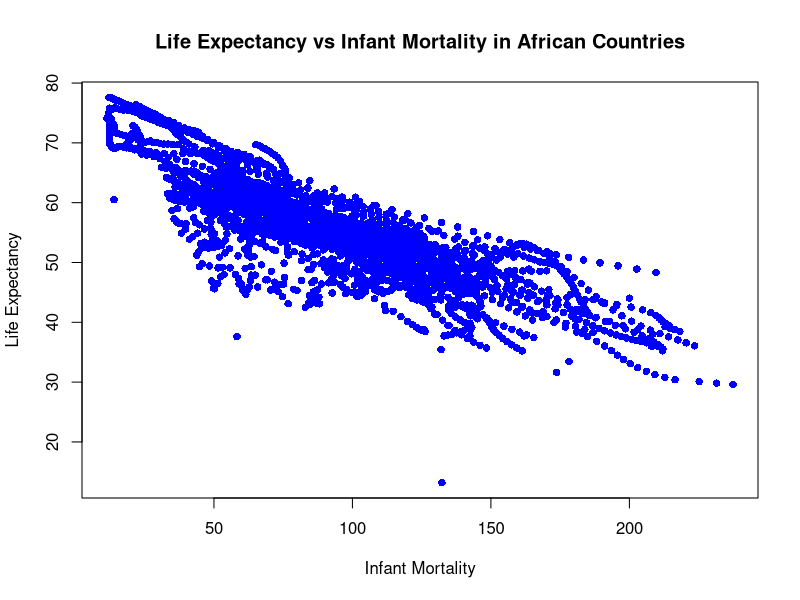
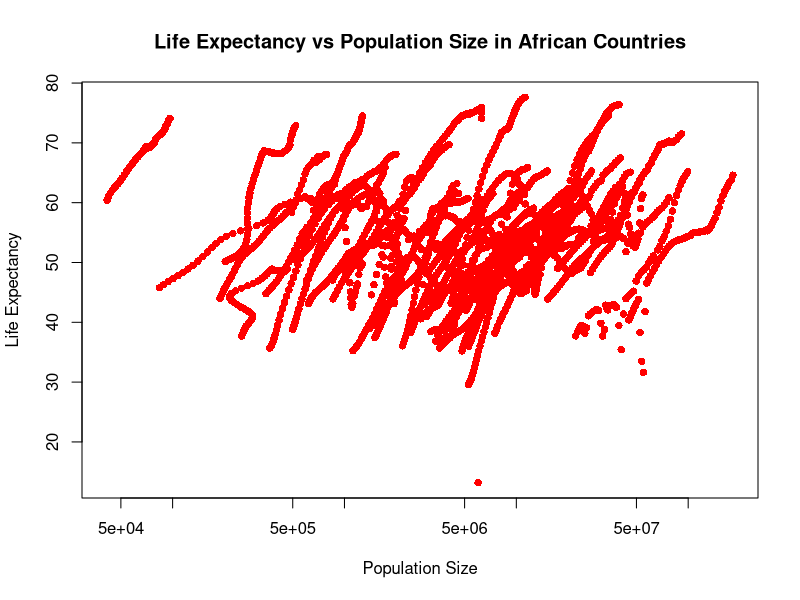
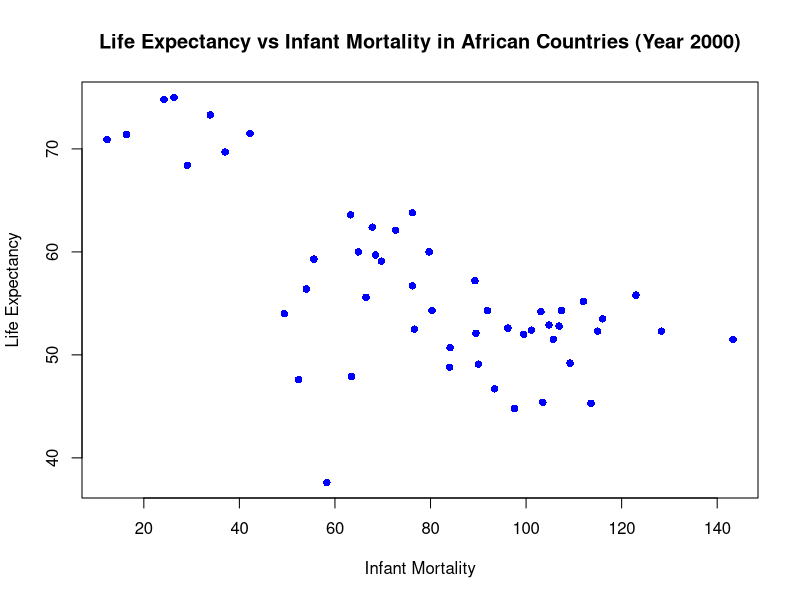
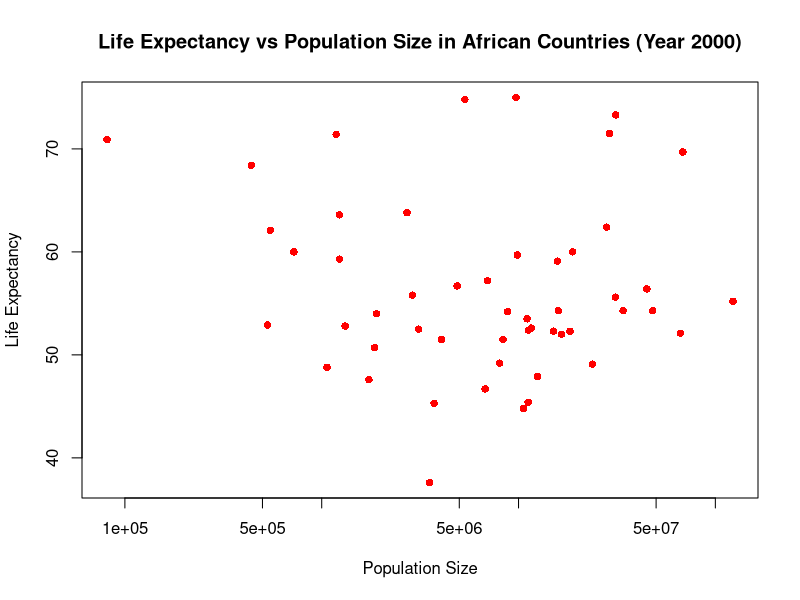
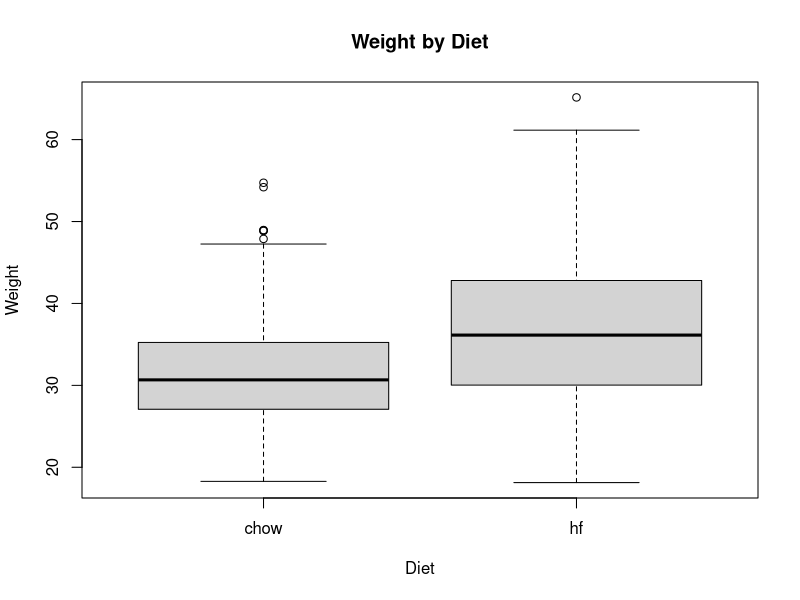
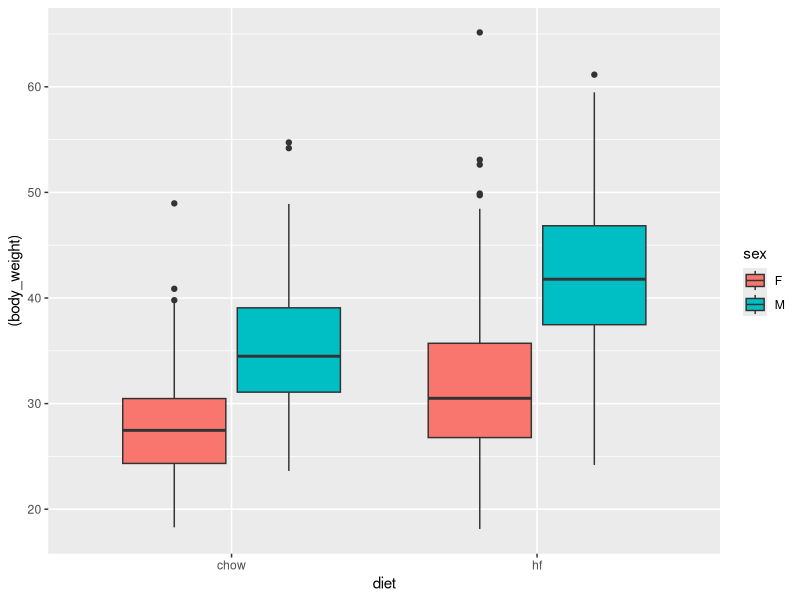

Write the R code that produced these figures, in order.
## ---- chunk 1
## Installing the dslabs Package from a Local File

# Download the appropriate Zip file for the 'dslabs' package.
# The exact file you need depends on your version of R.
# In this example, the file 'dslabs_0.8.0.zip' is used, suitable for the 'r-release' version of R.
# 'repos = NULL' tells R that the package is being installed from a local file rather than a repository.
# 'type = "win.binary"' specifies that the package is a Windows binary file.

# install.packages("C:/Users/Joaquin/School/DA - 6833 (Summer 2024)/Joaquin_Ramriez_Portfolio_II/coding-exercise/dslabs_0.8.0.zip", 
#                 repos = NULL, 
#                 type = "win.binary")
## ---- chunk 2
library(tidyverse)  # Loads tidyverse packages, including dplyr.
library(dslabs)     # Loads the dslabs.

## ---- chunk 3
# This function helps access the documentation for the gapminder dataset and provides detailed information about the dataset structure, variables, and source.
help(gapminder)

# The summary() function provides statistical summary of the dataset.Which includes minimum, first quartile, median, mean, third quartile, and maximum values for each variable.
summary(gapminder)

# The class() function is used to determine the type of object that gapminder is.
class(gapminder)

## ---- chunk 4
data("gapminder")  # Load the gapminder dataset from the dslabs package.

africadata <- gapminder %>%  # Filter the dataset to include only African countries.
  filter(continent == "Africa")  # The filter() function is used to specifically focus on the African Country.


str(africadata)  # Check the structure of the 'africadata'.


summary(africadata)  # Get summary statistics for the 'africadata'.
## ---- chunk 5

africa_infant_life <- africadata %>%  # Created a new object with only infant_mortality and life_expectancy variables.
  select(infant_mortality, life_expectancy)  # Select only the 'infant_mortality' and 'life_expectancy' columns.

str(africa_infant_life)  # Check the structure of the new 'africa_infant_life'.

summary(africa_infant_life)  # Get summary statistics for the 'africa_infant_life'.
## ---- chunk 6

africa_population_life <- africadata %>%  # Created another new object with only population and life_expectancy variables.
  select(population, life_expectancy)  # Select only the 'population' and 'life_expectancy' columns.

str(africa_population_life)  # Check the structure of the 'africa_population_life'.

summary(africa_population_life)  # Get summary statistics for the 'africa_population_life'.
## ---- chunk 7

# Plotting life expectancy against infant mortality.
plot(africa_infant_life$infant_mortality, africa_infant_life$life_expectancy,
     xlab = "Infant Mortality", ylab = "Life Expectancy",
     main = "Life Expectancy vs Infant Mortality in African Countries",
     pch = 16, col = "blue")


# Plotting life expectancy against population size (log scale x-axis).
plot(africa_population_life$population, africa_population_life$life_expectancy,
     xlab = "Population Size", ylab = "Life Expectancy",
     main = "Life Expectancy vs Population Size in African Countries",
     pch = 16, col ="red",
     log = "x")  # Setting x-axis to log scale.



## ---- chunk 8
# Check for missing values (NA) in the 'infant_mortality' variable in africadata.
missing_infant_mortality <- table(is.na(africadata$infant_mortality))
missing_infant_mortality
## ---- chunk 9
# Identify years with missing data for infant mortality.
years_with_missing <- unique(africadata$year[is.na(africadata$infant_mortality)])
years_with_missing

# Selecting year 2000
year_selected <- 2000

# Filter dataset to include only data for the year 2000.
africadata_2000 <- africadata %>% 
  filter(year == year_selected)

# Display the structure of the new object to verify it contains 51 observations and 9 variables.
str(africadata_2000)

# Get a statistical summary of the new object.
summary(africadata_2000)
## ---- chunk 10

# Plotting life expectancy against infant mortality for year 2000.
plot(africadata_2000$infant_mortality, africadata_2000$life_expectancy,
     xlab = "Infant Mortality", ylab = "Life Expectancy",
     main = "Life Expectancy vs Infant Mortality in African Countries (Year 2000)",
     pch = 16, col = "blue")



# Plotting life expectancy against population size (log scale x-axis) for year 2000.
plot(africadata_2000$population, africadata_2000$life_expectancy,
     xlab = "Population Size", ylab = "Life Expectancy",
     main = "Life Expectancy vs Population Size in African Countries (Year 2000)",
     pch = 16, col = "red",
     log = "x")  # Setting x-axis to log scale.

# Applying linear regression model to explore relationships.
model_infant_life <- lm(life_expectancy ~ infant_mortality, data = africadata_2000)
model_pop_life <- lm(life_expectancy ~ population, data = africadata_2000)

# Summarize the linear regression models.
summary(model_infant_life)
summary(model_pop_life)


## ---- chunk 11
knitr::opts_chunk$set(warning = FALSE, message = FALSE)
## ---- chunk 12
library('dslabs')
library('dplyr')
library(ggplot2)
help(mice_weights)
## ---- chunk 13
str(mice_weights) # List of varaibles in the dataset
## ---- chunk 14
summary(mice_weights) # Summary of the mice weights dataset
## ---- chunk 15
class(mice_weights) # Datatype of mice weights dataframe
## ---- chunk 16
sum(is.na(mice_weights)) # Number of NA values in the dataset
dim(mice_weights) # Number of rows and columns in the dataset
## ---- chunk 17
cleaned_data <- na.omit(mice_weights) # Remove rows with NA values
dim(cleaned_data) # Number of rows and columns in the cleaned dataset
## ---- chunk 18
boxplot(cleaned_data$body_weight ~ cleaned_data$diet, xlab = "Diet", ylab = "Weight", main = "Weight by Diet") # Boxplot of weight by diet
## ---- chunk 19
t.test(cleaned_data$body_weight ~ cleaned_data$diet) # t-test comparing weight by diet
## ---- chunk 20
model <- lm(body_weight ~ diet, data = cleaned_data)
summary(model)
## ---- chunk 21
cleaned_data |> ggplot(aes(diet, (body_weight), fill = sex)) + geom_boxplot() # Boxplot of weight by diet and sex
## ---- chunk 22
fit <- lm(body_weight ~ diet*sex, data = cleaned_data)
summary(fit)
